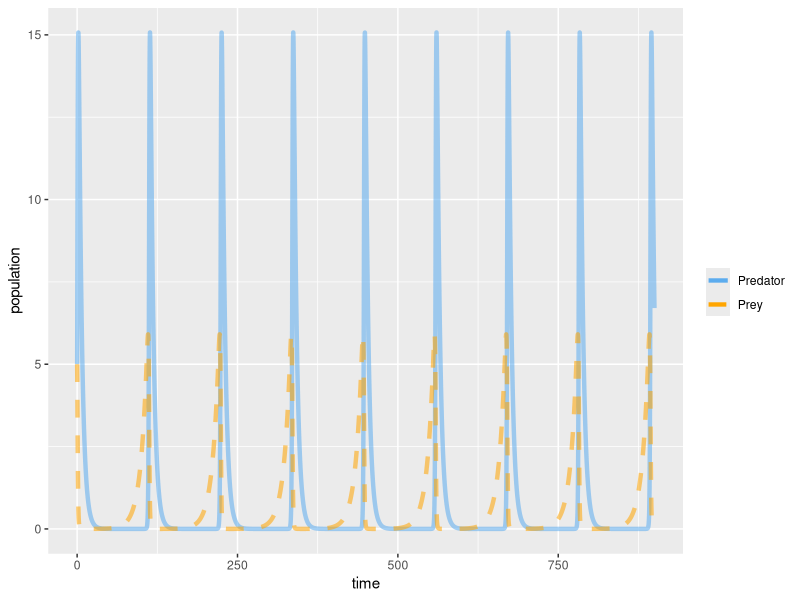
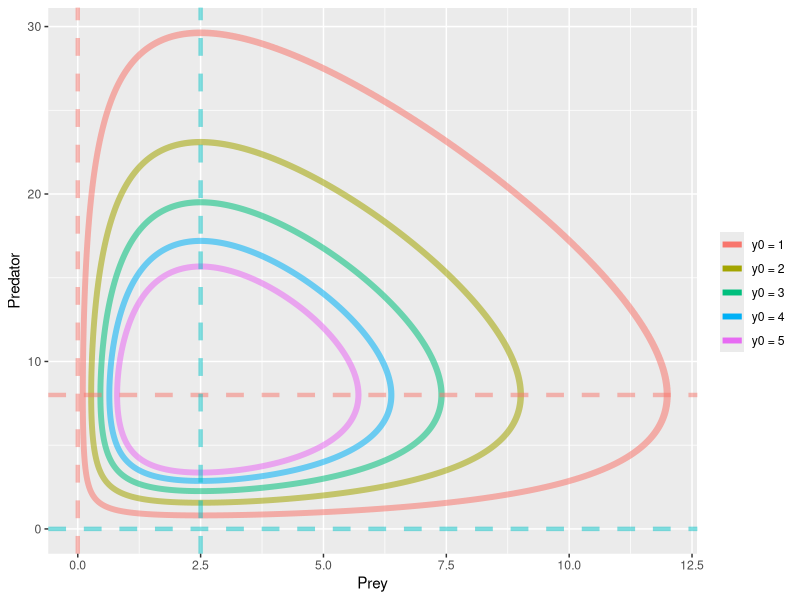
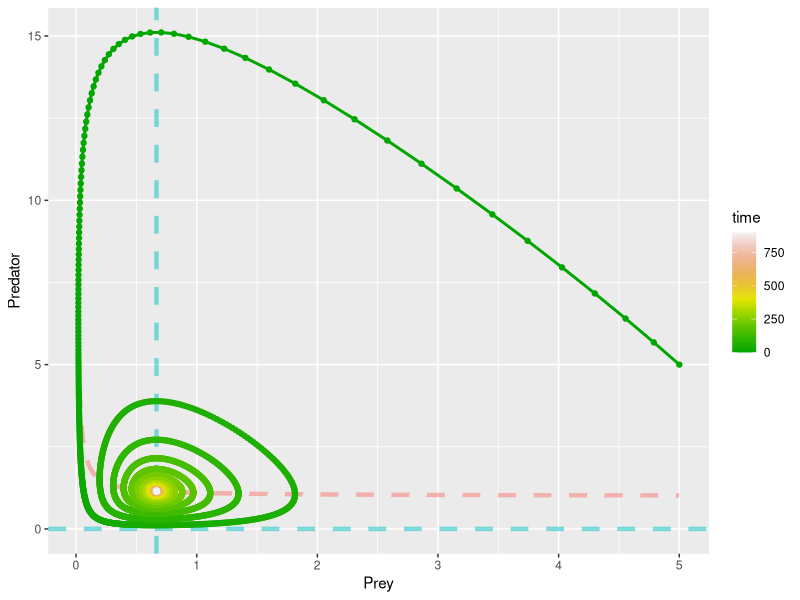
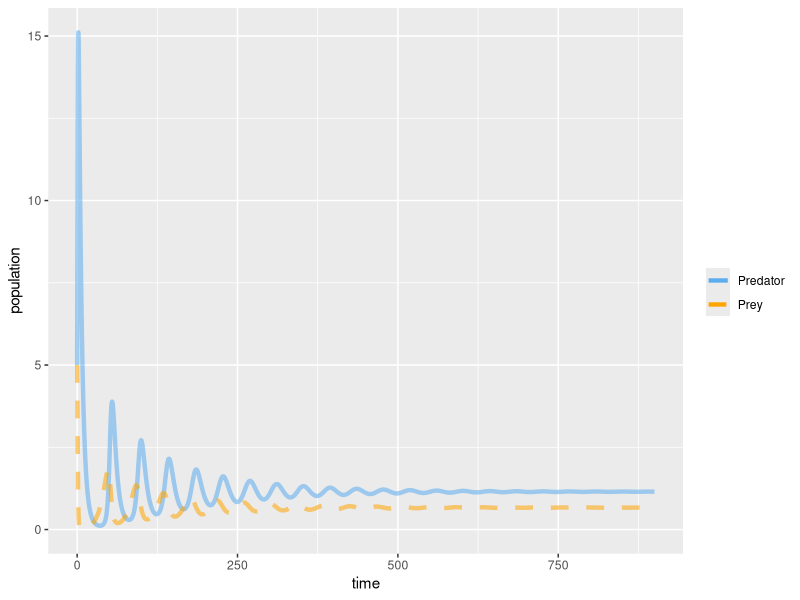
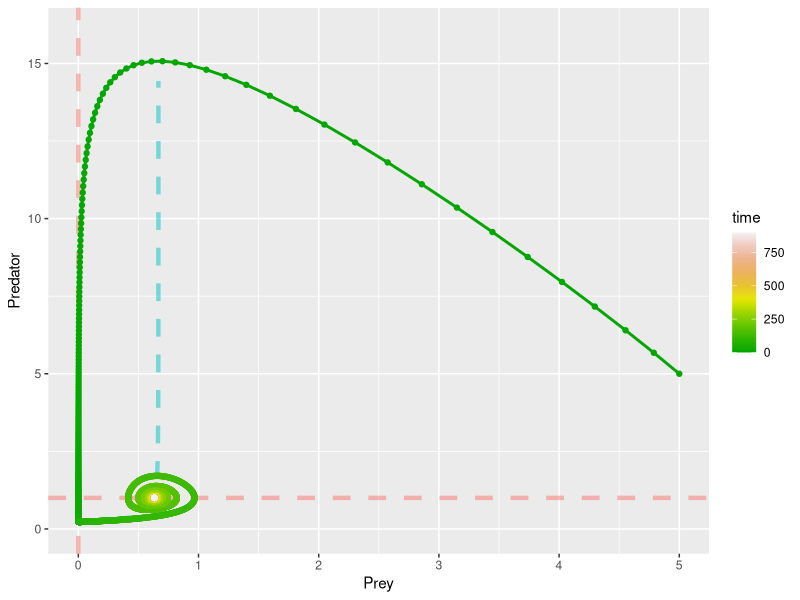
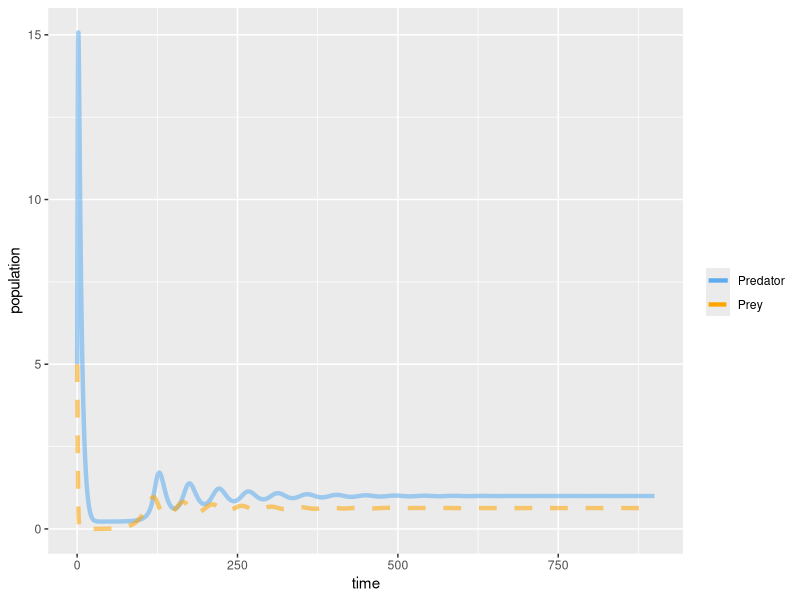
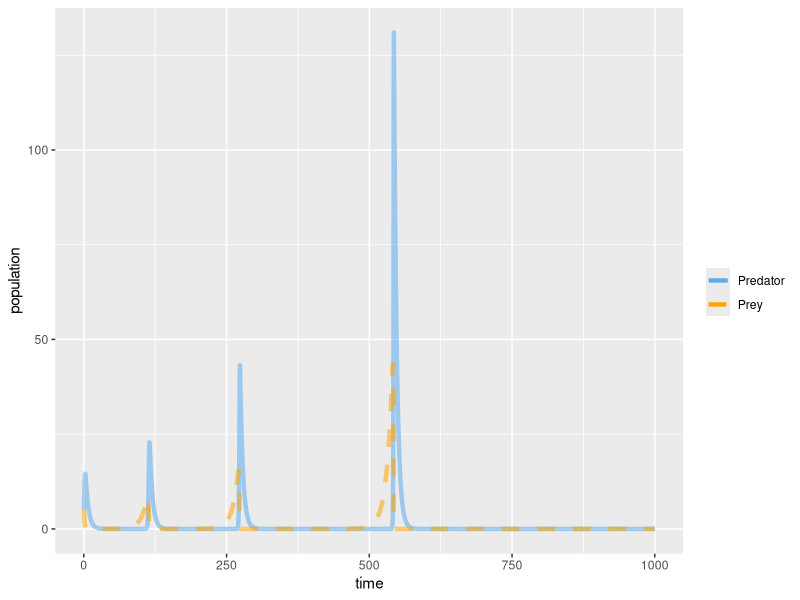
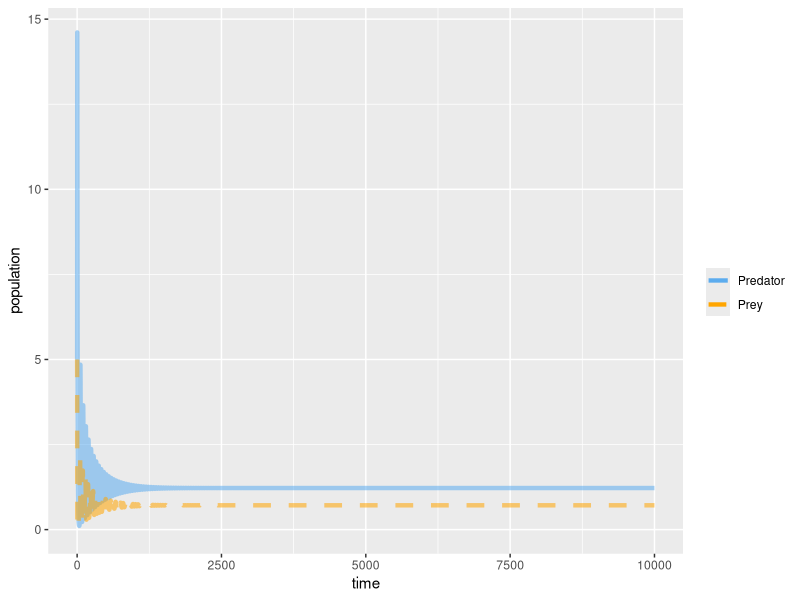

Write the R code that produced these figures, in order.
## ---- chunk 1
library(knitr)
library(deSolve)
library(ggplot2)
# global options to show by default the code, dump the figures into /Figures etc
knitr::opts_chunk$set(dpi = 100, 
                      echo=TRUE, 
                      warning=FALSE, message=FALSE, eval = TRUE,
                      fig.show=TRUE, fig.width= 10,fig.height= 8,fig.align='center', out.width = '80%', fig.path= 'Figures/')
## ---- chunk 2

LVmod1 <- function(Time, State, Pars) {
  with(as.list(c(State, Pars)), {

    dPrey        <- r * Prey - a  * Prey * Predator 
    
    dPredator    <- b * Prey * Predator - m * Predator

    return(list(c(dPrey, dPredator)))
  })
}


pars1.1  <- c(a   = 0.1,   #prey and predator encounter rate
           r  = 0.1,    #birth rate of the prey
           m  = 0.2,   #natural mortality rate of the predator
           b  = 0.3)       #birth rate of the predator     


times1.1 <- seq(0, 900, by = 0.1)


yini1.1  <- c(Prey = 5, Predator = 5)


out1.1   <- ode(yini1.1, times1.1, LVmod1, pars1.1, method = 'ode45')


ggplot() + geom_line(aes(x = out1.1[,1], y = out1.1[,3],  col ='Predator', alpha = 0.8), size = 1.5) + 
           geom_line(aes(x = out1.1[,1], y = out1.1[,2],  col ='Prey', alpha = 0.8), size = 1.5, linetype = 'dashed') + 
           scale_alpha(guide = F) + xlab('time') + ylab('population') + 
           scale_color_manual(name = '',values = c('steelblue2','orange'))

## ---- chunk 3

pars1.2  <- c(a   = 0.1,   #prey and predator encounter rate
           r  = 0.8,    #birth rate of the prey
           m  = 0.5,   #natural mortality rate of the predator
           b  = 0.2)       #birth rate of the predator     

yini1.2.1  <- c(Prey = 5, Predator = 1)
yini1.2.2  <- c(Prey = 5, Predator = 2)
yini1.2.3  <- c(Prey = 5, Predator = 3)
yini1.2.4  <- c(Prey = 5, Predator = 4)
yini1.2.5  <- c(Prey = 5, Predator = 5)


out1.2.1   <- ode(yini1.2.1, times1.1, LVmod1, pars1.2)
out1.2.2   <- ode(yini1.2.2, times1.1, LVmod1, pars1.2)
out1.2.3   <- ode(yini1.2.3, times1.1, LVmod1, pars1.2)
out1.2.4   <- ode(yini1.2.4, times1.1, LVmod1, pars1.2)
out1.2.5   <- ode(yini1.2.5, times1.1, LVmod1, pars1.2)




ggplot() + geom_path(aes(x = out1.2.1[,2], y = out1.2.1[,3], alpha = 0.8, color = 'y0 = 1'), size = 2) + 
           geom_path(aes(x = out1.2.2[,2], y = out1.2.2[,3], alpha = 0.8, color = 'y0 = 2'), size = 2) + 
           geom_path(aes(x = out1.2.3[,2], y = out1.2.3[,3], alpha = 0.8, color = 'y0 = 3'), size = 2) + 
           geom_path(aes(x = out1.2.4[,2], y = out1.2.4[,3], alpha = 0.8, color = 'y0 = 4'), size = 2) + 
           geom_path(aes(x = out1.2.5[,2], y = out1.2.5[,3], alpha = 0.8, color = 'y0 = 5'), size = 2) + 
           scale_alpha(guide = F) + xlab('Prey') + ylab('Predator') + 
           geom_vline(xintercept = 0, color = '#F8766D', size = 1.5, alpha = 0.5, linetype = 'dashed') + 
           geom_hline(yintercept = pars1.2['r']/pars1.2['a'], color = '#F8766D', size = 1.5, alpha = 0.5, linetype = 'dashed') +
           geom_vline(xintercept = pars1.2['m']/pars1.2['b'], color = '#00BFC4', size = 1.5, alpha = 0.5, linetype = 'dashed') + 
           geom_hline(yintercept = 0, color = '#00BFC4', size = 1.5, alpha = 0.5, linetype = 'dashed') + scale_color_discrete('')


            
## ---- chunk 4
LVmod2.1 <- function(Time, State, Pars) {
  with(as.list(c(State, Pars)), {

    dPrey        <- r * Prey - a  * Prey * Predator + c
    
    dPredator    <- b * Prey * Predator - m * Predator

    return(list(c(dPrey, dPredator)))
  })
}


pars2.1  <- c(a   = 0.1,   #prey and predator encounter rate
           r  = 0.1,    #birth rate of the prey
           m  = 0.2,   #natural mortality rate of the predator
           b  = 0.3,   #birth rate of the predator  
           c  = 0.01)   #immigration rate     


times2.1 <- seq(0, 900, by = 0.1)


yini2.1  <- c(Prey = 5, Predator = 5)


out2.1   <- ode(yini2.1, times2.1, LVmod2.1, pars2.1, method = 'ode45')



ggplot() + geom_function(fun = function(x) pars2.1['c']/pars2.1['a']/x + pars2.1['r']/pars2.1['a'], n = 100000,
                         color = '#F8766D', size = 1.5, alpha = 0.5, linetype = 'dashed')+
           geom_vline(xintercept = pars2.1['m']/pars2.1['b'], 
                         color = '#00BFC4', size = 1.5, alpha = 0.5, linetype = 'dashed') + 
           geom_hline(yintercept = 0, color = '#00BFC4', size = 1.5, alpha = 0.5, linetype = 'dashed') + 
           geom_path(aes(x = out2.1[,2], y = out2.1[,3], color = times2.1),size = 1) + 
           geom_point(aes(x = out2.1[,2], y = out2.1[,3], color = times2.1),size = 1.5) +
           scale_color_gradientn(name = 'time', colours = terrain.colors(10)) + xlab('Prey') + ylab('Predator')



ggplot() + geom_line(aes(x = out2.1[,1], y = out2.1[,3],  col ='Predator', alpha = 0.8), size = 1.5) + 
           geom_line(aes(x = out2.1[,1], y = out2.1[,2],  col ='Prey', alpha = 0.8), size = 1.5, linetype = 'dashed') + 
           scale_alpha(guide = F) + xlab('time') + ylab('population') + 
           scale_color_manual(name = '',values = c('steelblue2','orange'))

## ---- chunk 5
LVmod2.2 <- function(Time, State, Pars) {
  with(as.list(c(State, Pars)), {

    dPrey        <- r * Prey - a  * Prey * Predator 
    
    dPredator    <- b * Prey * Predator - m * Predator + d/Predator

    return(list(c(dPrey, dPredator)))
  })
}


pars2.2  <- c(a   = 0.1,   #prey and predator encounter rate
           r  = 0.1,    #birth rate of the prey
           m  = 0.2,   #natural mortality rate of the predator
           b  = 0.3,   #birth rate of the predator  
           d  = 0.01)   #immigration rate     


times2.2 <- seq(0, 900, by = 0.1)


yini2.2  <- c(Prey = 5, Predator = 5)


out2.2   <- ode(yini2.2, times2.2, LVmod2.2, pars2.2, method = 'ode45')



ggplot() + geom_function(fun = function(x) sqrt(-pars2.2['d']/(pars2.2['b']*x-pars2.2['m'])), n = 100000,
                         color = '#00BFC4', size = 1.5, alpha = 0.5, linetype = 'dashed')+
           geom_hline(yintercept = pars2.2['r']/pars2.2['a'], 
                         color = '#F8766D', size = 1.5, alpha = 0.5, linetype = 'dashed') + 
           geom_vline(xintercept = 0, color = '#F8766D', size = 1.5, alpha = 0.5, linetype = 'dashed') + 
           geom_path(aes(x = out2.2[,2], y = out2.2[,3], color = times2.2),size = 1) + 
           geom_point(aes(x = out2.2[,2], y = out2.2[,3], color = times2.2),size = 1.5) + ylim(c(0,16)) + 
           scale_color_gradientn(name = 'time', colours = terrain.colors(10)) + xlab('Prey') + ylab('Predator')



ggplot() + geom_line(aes(x = out2.2[,1], y = out2.2[,3],  col ='Predator', alpha = 0.8), size = 1.5) + 
           geom_line(aes(x = out2.2[,1], y = out2.2[,2],  col ='Prey', alpha = 0.8), size = 1.5, linetype = 'dashed') + 
           scale_alpha(guide = F) + xlab('time') + ylab('population') + 
           scale_color_manual(name = '',values = c('steelblue2','orange'))
## ---- chunk 6
LVmod2.3 <- function(Time, State, Pars) {
  with(as.list(c(State, Pars)), {

    dPrey        <- r * Prey - a  * Prey^(1+alpha) * Predator/ (1 + h * Prey^(1+alpha)) + c
    
    dPredator    <- b * Prey^(1+alpha) * Predator/ (1 + h * Prey^(1+alpha)) - m * Predator

    return(list(c(dPrey, dPredator)))
  })
}


pars2.3.1  <- c(a   = 0.1,   #prey and predator encounter rate
           r  = 0.1,    #birth rate of the prey
           m  = 0.2,   #natural mortality rate of the predator
           b  = 0.3,   #birth rate of the predator  
           c  = 0,  #immigration rate 
           h  = 0.1,   # time needed for the predator to handle a food in average
           alpha = 0)  # type two system

pars2.3.2  <- c(a   = 0.1,   #prey and predator encounter rate
           r  = 0.1,    #birth rate of the prey
           m  = 0.2,   #natural mortality rate of the predator
           b  = 0.3,   #birth rate of the predator  
           c  = 0.01,  #immigration rate 
           h  = 0.1,   # time needed for the predator to handle a food in average
           alpha = 0)  # type two system



times2.3.1 <- seq(0, 1000, by = 0.1)

times2.3.2 <- seq(0, 10000, by = 0.1)



yini2.3  <- c(Prey = 5, Predator = 5)


out2.3.1   <- ode(yini2.3, times2.3.1, LVmod2.3, pars2.3.1, method = 'ode45')


out2.3.2   <- ode(yini2.3, times2.3.2, LVmod2.3, pars2.3.2, method = 'ode45')


ggplot() + geom_line(aes(x = out2.3.1[,1], y = out2.3.1[,3],  col ='Predator', alpha = 0.8), size = 1.5) + 
           geom_line(aes(x = out2.3.1[,1], y = out2.3.1[,2],  col ='Prey', alpha = 0.8), size = 1.5, linetype = 'dashed') + 
           scale_alpha(guide = F) + xlab('time') + ylab('population') + 
           scale_color_manual(name = '',values = c('steelblue2','orange'))


ggplot() + geom_line(aes(x = out2.3.2[,1], y = out2.3.2[,3],  col ='Predator', alpha = 0.8), size = 1.5) + 
           geom_line(aes(x = out2.3.2[,1], y = out2.3.2[,2],  col ='Prey', alpha = 0.8), size = 1.5, linetype = 'dashed') + 
           scale_alpha(guide = F) + xlab('time') + ylab('population') + 
           scale_color_manual(name = '',values = c('steelblue2','orange'))
## ---- chunk 7

pars2.3.3  <- c(a   = 0.1,   #prey and predator encounter rate
           r  = 0.1,    #birth rate of the prey
           m  = 0.2,   #natural mortality rate of the predator
           b  = 0.3,   #birth rate of the predator  
           c  = 0,  #immigration rate 
           h  = 0.1,   # time needed for the predator to handle a food in average
           alpha = 1)  # type three system

pars2.3.4  <- c(a   = 0.1,   #prey and predator encounter rate
           r  = 0.1,    #birth rate of the prey
           m  = 0.2,   #natural mortality rate of the predator
           b  = 0.3,   #birth rate of the predator  
           c  = 0.01,  #immigration rate 
           h  = 0.1,   # time needed for the predator to handle a food in average
           alpha = 1)  # type three system



times2.3.3 <- seq(0, 1000, by = 0.1)

times2.3.4 <- seq(0, 1000, by = 0.1)



out2.3.3   <- ode(yini2.3, times2.3.3, LVmod2.3, pars2.3.3, method = 'ode45')


out2.3.4   <- ode(yini2.3, times2.3.4, LVmod2.3, pars2.3.4, method = 'ode45')



ggplot() + geom_line(aes(x = out2.3.3[,1], y = out2.3.3[,3],  col ='Predator', alpha = 0.8), size = 1.5) + 
           geom_line(aes(x = out2.3.3[,1], y = out2.3.3[,2],  col ='Prey', alpha = 0.8), size = 1.5, linetype = 'dashed') + 
           scale_alpha(guide = F) + xlab('time') + ylab('population') + 
           scale_color_manual(name = '',values = c('steelblue2','orange'))



ggplot() + geom_line(aes(x = out2.3.4[,1], y = out2.3.4[,3],  col ='Predator', alpha = 0.8), size = 1.5) + 
           geom_line(aes(x = out2.3.4[,1], y = out2.3.4[,2],  col ='Prey', alpha = 0.8), size = 1.5, linetype = 'dashed') + 
           scale_alpha(guide = F) + xlab('time') + ylab('population') + 
           scale_color_manual(name = '',values = c('steelblue2','orange'))
## ---- chunk 8
LVmod3.1 <- function(Time, State, Pars) {
  with(as.list(c(State, Pars)), {

    dPrey        <- ifelse(Prey >= 0, r * Prey - a  * Prey * Predator - c, 0) 
    
    dPredator    <- b * Prey * Predator - m * Predator 

    return(list(c(dPrey, dPredator)))
  })
}


pars3.1 <- c(a   = 0.1,   #prey and predator encounter rate
           r  = 0.1,    #birth rate of the prey
           m  = 0.2,   #natural mortality rate of the predator
           b  = 0.3,   #birth rate of the predator  
           c  = 0.01)   #migration rate   



times3.1 <- seq(0, 1000, by = 0.1)


yini3.1  <- c(Prey = 5, Predator = 5)


out3.1   <- ode(yini3.1, times3.1, LVmod3.1, pars3.1, method = 'ode45')



ggplot() + geom_function(fun = function(x) -pars3.1['c']/pars3.1['a']/x + pars3.1['r']/pars3.1['a'], n = 100000,
                         color = '#F8766D', size = 1.5, alpha = 0.5, linetype = 'dashed')+
           geom_vline(xintercept = pars3.1['m']/pars3.1['b'], 
                         color = '#00BFC4', size = 1.5, alpha = 0.5, linetype = 'dashed') + 
           geom_hline(yintercept = 0, color = '#00BFC4', size = 1.5, alpha = 0.5, linetype = 'dashed') + 
           geom_path(aes(x = out3.1[,2], y = out3.1[,3], color = times3.1),size = 1) + 
           geom_point(aes(x = out3.1[,2], y = out3.1[,3], color = times3.1),size = 1.5) +
           scale_color_gradientn(name = 'time', colours = terrain.colors(10)) + 
           xlab('Prey') + ylab('Predator') + ylim(0,16)



ggplot() + geom_line(aes(x = out3.1[,1], y = out3.1[,3],  col ='Predator', alpha = 0.8), size = 1.5) + 
           geom_line(aes(x = out3.1[,1], y = out3.1[,2],  col ='Prey', alpha = 0.8), size = 1.5, linetype = 'dashed') + 
           scale_alpha(guide = F) + xlab('time') + ylab('population') + 
           scale_color_manual(name = '',values = c('steelblue2','orange'))


## ---- chunk 9
LVmod3.2 <- function(Time, State, Pars) {
  with(as.list(c(State, Pars)), {

    dPrey        <- r * Prey - a  * Prey * Predator 
    
    dPredator    <- ifelse(Predator >=0 ,b * Prey * Predator - m * Predator - d, 0)

    return(list(c(dPrey, dPredator)))
  })
}


pars3.2 <- c(a   = 0.1,   #prey and predator encounter rate
           r  = 0.1,    #birth rate of the prey
           m  = 0.2,   #natural mortality rate of the predator
           b  = 0.3,   #birth rate of the predator  
           d  = 0.01)   #migration rate   



times3.2 <- seq(0, 250, by = 0.1)


yini3.2  <- c(Prey = 1, Predator = 1)


out3.2   <- ode(yini3.2, times3.2, LVmod3.2, pars3.2, method = 'ode45')




ggplot() + geom_function(fun = function(x) sqrt(pars3.2['d']/(pars3.2['b']*x-pars3.2['m'])), n = 100000,
                         color = '#00BFC4', size = 1.5, alpha = 0.5, linetype = 'dashed')+
           geom_hline(yintercept = pars3.2['r']/pars3.2['a'], 
                         color = '#F8766D', size = 1.5, alpha = 0.5, linetype = 'dashed') + 
           geom_vline(xintercept = 0, color = '#F8766D', size = 1.5, alpha = 0.5, linetype = 'dashed') + 
           geom_path(aes(x = out3.2[,2], y = out3.2[,3], color = times3.2),size = 1) + 
           geom_point(aes(x = out3.2[,2], y = out3.2[,3], color = times3.2),size = 1.5) + ylim(c(-0.001,5))+
           scale_color_gradientn(name = 'time', colours = terrain.colors(10)) + xlab('Prey') + ylab('Predator')



ggplot() + geom_line(aes(x = out3.2[,1], y = out3.2[,3],  col ='Predator', alpha = 0.8), size = 1.5) + 
           geom_line(aes(x = out3.2[,1], y = out3.2[,2],  col ='Prey', alpha = 0.8), size = 1.5, linetype = 'dashed') + 
           scale_alpha(guide = F) + xlab('time') + ylab('population') + 
           scale_color_manual(name = '',values = c('steelblue2','orange'))


## ---- chunk 10
LVmod4 <- function(Time, State, Pars) {
  with(as.list(c(State, Pars)), {

    dPrey        <- ifelse(Prey >= 0, r * Prey - a  * Prey * Predator + c / Prey - i, 0) 
    
    dPredator    <- b * Prey * Predator - m * Predator 

    return(list(c(dPrey, dPredator)))
  })
}


pars4.1 <- c(a   = 0.1,   #prey and predator encounter rate
           r  = 0.1,    #birth rate of the prey
           m  = 0.2,   #natural mortality rate of the predator
           b  = 0.3,   #birth rate of the predator  
           c  = 0.01,   #immigration rate
           i  = 0.05)   #migration rate

pars4.2 <- c(a   = 0.1,   #prey and predator encounter rate
           r  = 0.1,    #birth rate of the prey
           m  = 0.2,   #natural mortality rate of the predator
           b  = 0.3,   #birth rate of the predator  
           c  = 0.01,   #immigration rate
           i  = 0.1)   #migration rate

pars4.3 <- c(a   = 0.1,   #prey and predator encounter rate
           r  = 0.1,    #birth rate of the prey
           m  = 0.2,   #natural mortality rate of the predator
           b  = 0.3,   #birth rate of the predator  
           c  = 0.01,   #immigration rate
           i  = 0.01)   #migration rate


times4<- seq(0, 1000, by = 0.1)


yini4  <- c(Prey = 2, Predator = 2.5)



out4.1   <- ode(yini4, times4, LVmod4, pars4.1, method = 'ode45')

out4.2   <- ode(yini4, times4, LVmod4, pars4.2, method = 'ode45')

out4.3   <- ode(yini4, times4, LVmod4, pars4.3, method = 'ode45')



ggplot() + geom_function(fun = function(x) pars4.1['r']/pars4.1['a'] + (pars4.1['c']/x - pars4.1['i'])/(pars4.1['a'] * x), n = 100000,
                         color = '#F8766D', size = 1.5, alpha = 0.5, linetype = 'dashed')+
           geom_vline(xintercept = pars4.2['m']/pars4.2['b'], 
                         color = '#00BFC4', size = 1.5, alpha = 0.5, linetype = 'dashed') + 
           geom_hline(yintercept = 0, color = '#00BFC4', size = 1.5, alpha = 0.5, linetype = 'dashed') + 
           geom_path(aes(x = out4.1[,2], y = out4.1[,3], color = times4),size = 1) + 
           geom_point(aes(x = out4.1[,2], y = out4.1[,3], color = times4),size = 1.5) + ylim(c(-0.001,5))+
           scale_color_gradientn(name = 'time', colours = terrain.colors(10)) + xlab('Prey') + ylab('Predator')




ggplot() + geom_function(fun = function(x) pars4.2['r']/pars4.2['a'] + (pars4.2['c']/x - pars4.2['i'])/(pars4.2['a'] * x), n = 100000,
                         color = '#F8766D', size = 1.5, alpha = 0.5, linetype = 'dashed')+
           geom_vline(xintercept = pars4.2['m']/pars4.2['b'], 
                         color = '#00BFC4', size = 1.5, alpha = 0.5, linetype = 'dashed') + 
           geom_hline(yintercept = 0, color = '#00BFC4', size = 1.5, alpha = 0.5, linetype = 'dashed') + 
           geom_path(aes(x = out4.2[,2], y = out4.2[,3], color = times4),size = 1) + 
           geom_point(aes(x = out4.2[,2], y = out4.2[,3], color = times4),size = 1.5) + ylim(c(-0.001,5))+ xlim(0,2)+
           scale_color_gradientn(name = 'time', colours = terrain.colors(10)) + xlab('Prey') + ylab('Predator')



ggplot() + geom_function(fun = function(x) pars4.3['r']/pars4.3['a'] + (pars4.3['c']/x - pars4.3['i'])/(pars4.3['a'] * x), n = 100000,
                         color = '#F8766D', size = 1.5, alpha = 0.5, linetype = 'dashed')+
           geom_vline(xintercept = pars4.3['m']/pars4.3['b'], 
                         color = '#00BFC4', size = 1.5, alpha = 0.5, linetype = 'dashed') + 
           geom_hline(yintercept = 0, color = '#00BFC4', size = 1.5, alpha = 0.5, linetype = 'dashed') + 
           geom_path(aes(x = out4.3[,2], y = out4.3[,3], color = times4),size = 1) + 
           geom_point(aes(x = out4.3[,2], y = out4.3[,3], color = times4),size = 1.5) + ylim(c(-0.001,5))+ xlim(0,2)+
           scale_color_gradientn(name = 'time', colours = terrain.colors(10)) + xlab('Prey') + ylab('Predator')
